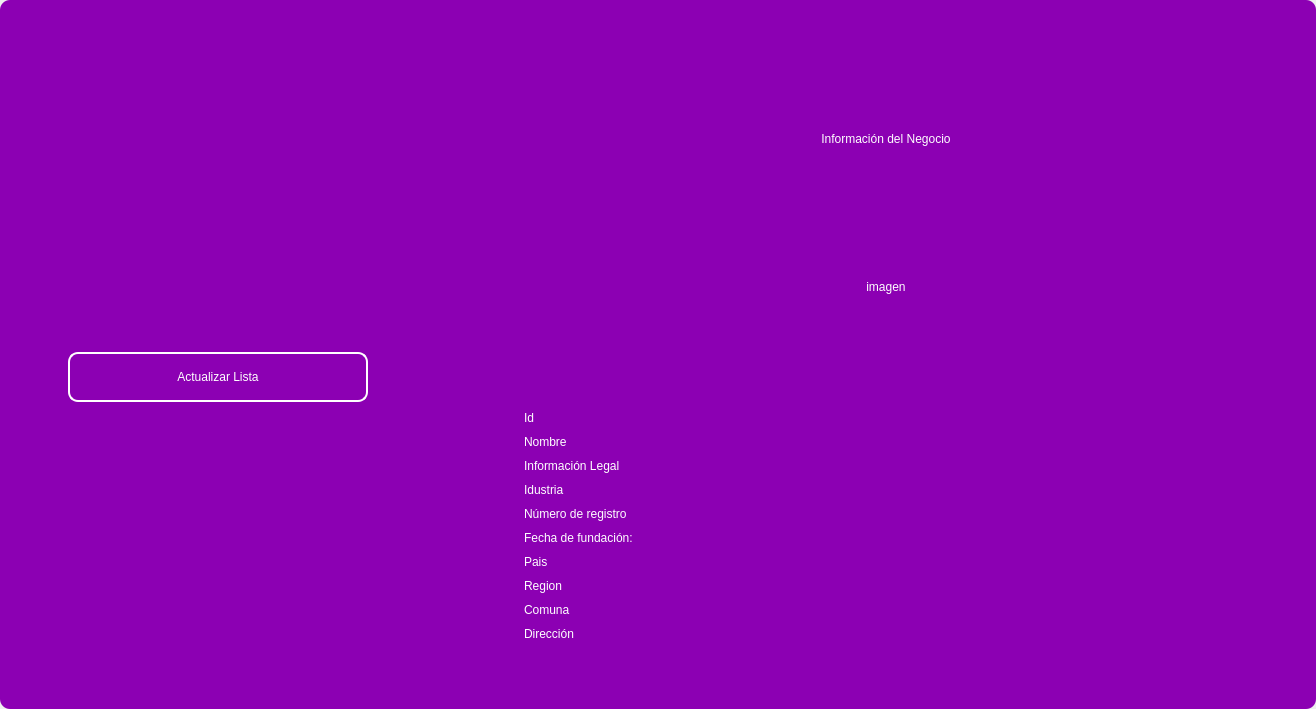
<?xml version="1.0" encoding="UTF-8"?>
<ui version="4.0">
 <class>MainWindow</class>
 <widget class="QMainWindow" name="MainWindow">
  <property name="geometry">
   <rect>
    <x>0</x>
    <y>0</y>
    <width>1316</width>
    <height>709</height>
   </rect>
  </property>
  <property name="windowTitle">
   <string>MainWindow</string>
  </property>
  <property name="styleSheet">
   <string notr="true"/>
  </property>
  <widget class="QWidget" name="centralwidget">
   <property name="styleSheet">
    <string notr="true"/>
   </property>
   <layout class="QVBoxLayout" name="verticalLayout">
    <property name="spacing">
     <number>0</number>
    </property>
    <property name="leftMargin">
     <number>0</number>
    </property>
    <property name="topMargin">
     <number>0</number>
    </property>
    <property name="rightMargin">
     <number>0</number>
    </property>
    <property name="bottomMargin">
     <number>0</number>
    </property>
    <item>
     <widget class="QFrame" name="frame">
      <property name="enabled">
       <bool>true</bool>
      </property>
      <property name="styleSheet">
       <string notr="true">
QFrame {
border-radius:10px;
background-color: rgb(140, 0, 179);
 }
</string>
      </property>
      <property name="frameShape">
       <enum>QFrame::StyledPanel</enum>
      </property>
      <property name="frameShadow">
       <enum>QFrame::Raised</enum>
      </property>
      <layout class="QVBoxLayout" name="verticalLayout_2">
       <item>
        <widget class="QFrame" name="frame_superior">
         <property name="minimumSize">
          <size>
           <width>0</width>
           <height>40</height>
          </size>
         </property>
         <property name="maximumSize">
          <size>
           <width>16777215</width>
           <height>40</height>
          </size>
         </property>
         <property name="styleSheet">
          <string notr="true">QPushButton{
border-radius:18px;
}

QPushButton:hover{
	background-color: rgb(0, 0, 0);
}
</string>
         </property>
         <property name="frameShape">
          <enum>QFrame::StyledPanel</enum>
         </property>
         <property name="frameShadow">
          <enum>QFrame::Raised</enum>
         </property>
         <layout class="QHBoxLayout" name="horizontalLayout_3">
          <property name="spacing">
           <number>4</number>
          </property>
          <property name="leftMargin">
           <number>0</number>
          </property>
          <property name="topMargin">
           <number>0</number>
          </property>
          <property name="rightMargin">
           <number>0</number>
          </property>
          <property name="bottomMargin">
           <number>0</number>
          </property>
          <item>
           <widget class="QPushButton" name="btn_icon">
            <property name="text">
             <string/>
            </property>
            <property name="iconSize">
             <size>
              <width>40</width>
              <height>40</height>
             </size>
            </property>
           </widget>
          </item>
          <item>
           <spacer name="horizontalSpacer_2">
            <property name="orientation">
             <enum>Qt::Horizontal</enum>
            </property>
            <property name="sizeHint" stdset="0">
             <size>
              <width>443</width>
              <height>20</height>
             </size>
            </property>
           </spacer>
          </item>
          <item>
           <widget class="QPushButton" name="btn_exit">
            <property name="minimumSize">
             <size>
              <width>38</width>
              <height>38</height>
             </size>
            </property>
            <property name="maximumSize">
             <size>
              <width>38</width>
              <height>38</height>
             </size>
            </property>
            <property name="cursor">
             <cursorShape>PointingHandCursor</cursorShape>
            </property>
            <property name="text">
             <string/>
            </property>
            <property name="iconSize">
             <size>
              <width>35</width>
              <height>35</height>
             </size>
            </property>
           </widget>
          </item>
          <item>
           <widget class="QPushButton" name="bt_minimizar">
            <property name="minimumSize">
             <size>
              <width>38</width>
              <height>38</height>
             </size>
            </property>
            <property name="maximumSize">
             <size>
              <width>38</width>
              <height>38</height>
             </size>
            </property>
            <property name="cursor">
             <cursorShape>PointingHandCursor</cursorShape>
            </property>
            <property name="text">
             <string/>
            </property>
            <property name="icon">
             <iconset>
              <normaloff>image/minus.svg</normaloff>image/minus.svg</iconset>
            </property>
            <property name="iconSize">
             <size>
              <width>38</width>
              <height>38</height>
             </size>
            </property>
           </widget>
          </item>
          <item>
           <widget class="QPushButton" name="bt_maximizar">
            <property name="minimumSize">
             <size>
              <width>38</width>
              <height>38</height>
             </size>
            </property>
            <property name="maximumSize">
             <size>
              <width>38</width>
              <height>38</height>
             </size>
            </property>
            <property name="cursor">
             <cursorShape>PointingHandCursor</cursorShape>
            </property>
            <property name="text">
             <string/>
            </property>
            <property name="icon">
             <iconset>
              <normaloff>image/chevron-up.svg</normaloff>image/chevron-up.svg</iconset>
            </property>
            <property name="iconSize">
             <size>
              <width>38</width>
              <height>38</height>
             </size>
            </property>
           </widget>
          </item>
          <item>
           <widget class="QPushButton" name="bt_restaurar">
            <property name="minimumSize">
             <size>
              <width>38</width>
              <height>38</height>
             </size>
            </property>
            <property name="maximumSize">
             <size>
              <width>38</width>
              <height>38</height>
             </size>
            </property>
            <property name="cursor">
             <cursorShape>PointingHandCursor</cursorShape>
            </property>
            <property name="text">
             <string/>
            </property>
            <property name="icon">
             <iconset>
              <normaloff>image/chevron-down.svg</normaloff>image/chevron-down.svg</iconset>
            </property>
            <property name="iconSize">
             <size>
              <width>38</width>
              <height>38</height>
             </size>
            </property>
           </widget>
          </item>
          <item>
           <widget class="QPushButton" name="bt_cerrar">
            <property name="minimumSize">
             <size>
              <width>38</width>
              <height>38</height>
             </size>
            </property>
            <property name="maximumSize">
             <size>
              <width>38</width>
              <height>38</height>
             </size>
            </property>
            <property name="cursor">
             <cursorShape>PointingHandCursor</cursorShape>
            </property>
            <property name="text">
             <string/>
            </property>
            <property name="icon">
             <iconset>
              <normaloff>image/x.svg</normaloff>image/x.svg</iconset>
            </property>
            <property name="iconSize">
             <size>
              <width>38</width>
              <height>38</height>
             </size>
            </property>
           </widget>
          </item>
         </layout>
        </widget>
       </item>
       <item>
        <widget class="QFrame" name="frame_3">
         <property name="minimumSize">
          <size>
           <width>0</width>
           <height>0</height>
          </size>
         </property>
         <property name="frameShape">
          <enum>QFrame::StyledPanel</enum>
         </property>
         <property name="frameShadow">
          <enum>QFrame::Raised</enum>
         </property>
         <layout class="QHBoxLayout" name="horizontalLayout_4">
          <property name="leftMargin">
           <number>9</number>
          </property>
          <property name="topMargin">
           <number>9</number>
          </property>
          <property name="rightMargin">
           <number>9</number>
          </property>
          <item>
           <layout class="QVBoxLayout" name="verticalLayout_4">
            <property name="spacing">
             <number>50</number>
            </property>
            <property name="sizeConstraint">
             <enum>QLayout::SetDefaultConstraint</enum>
            </property>
            <property name="leftMargin">
             <number>50</number>
            </property>
            <property name="topMargin">
             <number>50</number>
            </property>
            <property name="rightMargin">
             <number>50</number>
            </property>
            <property name="bottomMargin">
             <number>50</number>
            </property>
            <item>
             <widget class="QPushButton" name="btn_get">
              <property name="minimumSize">
               <size>
                <width>50</width>
                <height>40</height>
               </size>
              </property>
              <property name="maximumSize">
               <size>
                <width>300</width>
                <height>50</height>
               </size>
              </property>
              <property name="cursor">
               <cursorShape>PointingHandCursor</cursorShape>
              </property>
              <property name="styleSheet">
               <string notr="true">QPushButton{
border-radius:10px; 
font: 12pt &quot;Arial&quot;;
color: rgb(255, 255, 254);
border: 2px solid #ffffff;
}

QPushButton:hover{
border-radius:10px; 
font: 12pt &quot;Arial&quot;;
color: rgb(255, 255, 255);
border: 2px solid rgb(120, 0, 171);
	background-color: rgb(120, 0, 171);
}</string>
              </property>
              <property name="text">
               <string>Actualizar Lista</string>
              </property>
              <property name="iconSize">
               <size>
                <width>35</width>
                <height>35</height>
               </size>
              </property>
             </widget>
            </item>
           </layout>
          </item>
          <item>
           <spacer name="horizontalSpacer">
            <property name="orientation">
             <enum>Qt::Horizontal</enum>
            </property>
            <property name="sizeType">
             <enum>QSizePolicy::Fixed</enum>
            </property>
            <property name="sizeHint" stdset="0">
             <size>
              <width>50</width>
              <height>30</height>
             </size>
            </property>
           </spacer>
          </item>
          <item>
           <layout class="QVBoxLayout" name="verticalLayout_3">
            <property name="spacing">
             <number>10</number>
            </property>
            <property name="leftMargin">
             <number>50</number>
            </property>
            <property name="topMargin">
             <number>50</number>
            </property>
            <property name="rightMargin">
             <number>50</number>
            </property>
            <property name="bottomMargin">
             <number>50</number>
            </property>
            <item>
             <widget class="QLabel" name="label">
              <property name="minimumSize">
               <size>
                <width>0</width>
                <height>50</height>
               </size>
              </property>
              <property name="maximumSize">
               <size>
                <width>16777215</width>
                <height>200</height>
               </size>
              </property>
              <property name="styleSheet">
               <string notr="true">color: rgb(255, 255, 255);
font: 25pt &quot;MS Shell Dlg 2&quot;;
</string>
              </property>
              <property name="text">
               <string>Información del Negocio</string>
              </property>
              <property name="alignment">
               <set>Qt::AlignCenter</set>
              </property>
             </widget>
            </item>
            <item>
             <layout class="QHBoxLayout" name="horizontalLayout">
              <property name="topMargin">
               <number>0</number>
              </property>
              <item>
               <spacer name="verticalSpacer">
                <property name="orientation">
                 <enum>Qt::Vertical</enum>
                </property>
                <property name="sizeHint" stdset="0">
                 <size>
                  <width>20</width>
                  <height>40</height>
                 </size>
                </property>
               </spacer>
              </item>
              <item>
               <widget class="QLabel" name="label_image">
                <property name="sizePolicy">
                 <sizepolicy hsizetype="Fixed" vsizetype="Preferred">
                  <horstretch>0</horstretch>
                  <verstretch>0</verstretch>
                 </sizepolicy>
                </property>
                <property name="minimumSize">
                 <size>
                  <width>50</width>
                  <height>50</height>
                 </size>
                </property>
                <property name="maximumSize">
                 <size>
                  <width>100</width>
                  <height>100</height>
                 </size>
                </property>
                <property name="styleSheet">
                 <string notr="true">color: rgb(255, 255, 255);
font: 15pt &quot;MS Shell Dlg 2&quot;;</string>
                </property>
                <property name="text">
                 <string>imagen</string>
                </property>
                <property name="alignment">
                 <set>Qt::AlignCenter</set>
                </property>
               </widget>
              </item>
              <item>
               <spacer name="verticalSpacer_2">
                <property name="orientation">
                 <enum>Qt::Vertical</enum>
                </property>
                <property name="sizeHint" stdset="0">
                 <size>
                  <width>20</width>
                  <height>40</height>
                 </size>
                </property>
               </spacer>
              </item>
             </layout>
            </item>
            <item>
             <widget class="QLabel" name="label_id">
              <property name="styleSheet">
               <string notr="true">color: rgb(255, 255, 255);
font: 15pt &quot;MS Shell Dlg 2&quot;;
</string>
              </property>
              <property name="lineWidth">
               <number>1</number>
              </property>
              <property name="text">
               <string>Id</string>
              </property>
              <property name="alignment">
               <set>Qt::AlignLeading|Qt::AlignLeft|Qt::AlignVCenter</set>
              </property>
             </widget>
            </item>
            <item>
             <widget class="QLabel" name="label_name">
              <property name="styleSheet">
               <string notr="true">color: rgb(255, 255, 255);
font: 15pt &quot;MS Shell Dlg 2&quot;;
</string>
              </property>
              <property name="text">
               <string>Nombre</string>
              </property>
              <property name="alignment">
               <set>Qt::AlignLeading|Qt::AlignLeft|Qt::AlignVCenter</set>
              </property>
             </widget>
            </item>
            <item>
             <widget class="QLabel" name="label_legal_form">
              <property name="styleSheet">
               <string notr="true">color: rgb(255, 255, 255);
font: 15pt &quot;MS Shell Dlg 2&quot;;
</string>
              </property>
              <property name="text">
               <string>Información Legal</string>
              </property>
              <property name="alignment">
               <set>Qt::AlignLeading|Qt::AlignLeft|Qt::AlignVCenter</set>
              </property>
             </widget>
            </item>
            <item>
             <widget class="QLabel" name="label_industry">
              <property name="styleSheet">
               <string notr="true">color: rgb(255, 255, 255);
font: 15pt &quot;MS Shell Dlg 2&quot;;
</string>
              </property>
              <property name="text">
               <string>Idustria</string>
              </property>
              <property name="alignment">
               <set>Qt::AlignLeading|Qt::AlignLeft|Qt::AlignVCenter</set>
              </property>
             </widget>
            </item>
            <item>
             <widget class="QLabel" name="label_registration_number">
              <property name="styleSheet">
               <string notr="true">color: rgb(255, 255, 255);
font: 15pt &quot;MS Shell Dlg 2&quot;;
</string>
              </property>
              <property name="text">
               <string>Número de registro</string>
              </property>
              <property name="alignment">
               <set>Qt::AlignLeading|Qt::AlignLeft|Qt::AlignVCenter</set>
              </property>
             </widget>
            </item>
            <item>
             <widget class="QLabel" name="label_founding_date">
              <property name="styleSheet">
               <string notr="true">color: rgb(255, 255, 255);
font: 15pt &quot;MS Shell Dlg 2&quot;;
</string>
              </property>
              <property name="text">
               <string>Fecha de fundación:</string>
              </property>
              <property name="alignment">
               <set>Qt::AlignLeading|Qt::AlignLeft|Qt::AlignVCenter</set>
              </property>
             </widget>
            </item>
            <item>
             <widget class="QLabel" name="label_country">
              <property name="styleSheet">
               <string notr="true">color: rgb(255, 255, 255);
font: 15pt &quot;MS Shell Dlg 2&quot;;
</string>
              </property>
              <property name="text">
               <string>Pais</string>
              </property>
              <property name="alignment">
               <set>Qt::AlignLeading|Qt::AlignLeft|Qt::AlignVCenter</set>
              </property>
             </widget>
            </item>
            <item>
             <widget class="QLabel" name="label_region">
              <property name="styleSheet">
               <string notr="true">color: rgb(255, 255, 255);
font: 15pt &quot;MS Shell Dlg 2&quot;;
</string>
              </property>
              <property name="text">
               <string>Region</string>
              </property>
              <property name="alignment">
               <set>Qt::AlignLeading|Qt::AlignLeft|Qt::AlignVCenter</set>
              </property>
             </widget>
            </item>
            <item>
             <widget class="QLabel" name="label_commune">
              <property name="styleSheet">
               <string notr="true">color: rgb(255, 255, 255);
font: 15pt &quot;MS Shell Dlg 2&quot;;
</string>
              </property>
              <property name="text">
               <string>Comuna</string>
              </property>
             </widget>
            </item>
            <item>
             <widget class="QLabel" name="label_description">
              <property name="styleSheet">
               <string notr="true">color: rgb(255, 255, 255);
font: 15pt &quot;MS Shell Dlg 2&quot;;
</string>
              </property>
              <property name="text">
               <string>Dirección</string>
              </property>
              <property name="alignment">
               <set>Qt::AlignLeading|Qt::AlignLeft|Qt::AlignVCenter</set>
              </property>
             </widget>
            </item>
           </layout>
          </item>
         </layout>
        </widget>
       </item>
      </layout>
     </widget>
    </item>
   </layout>
  </widget>
 </widget>
 <resources/>
 <connections/>
</ui>
